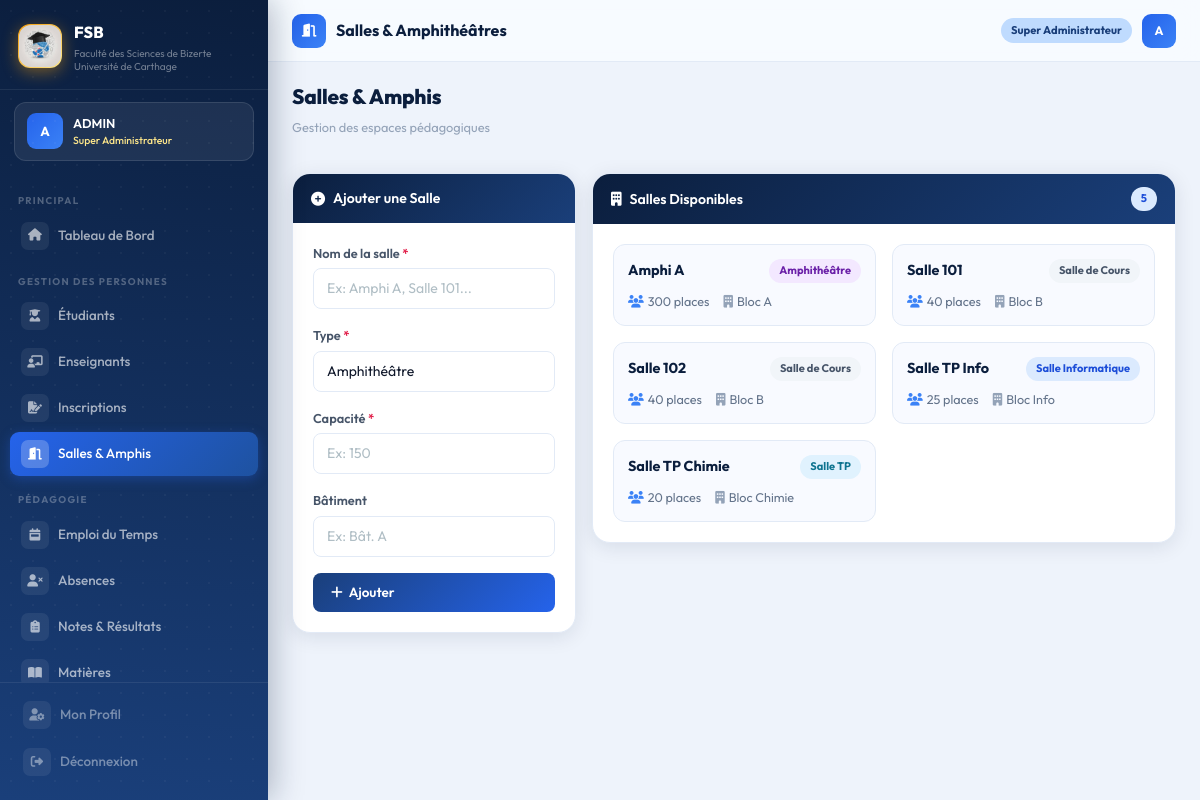
Page /dashboard/salles/ (signed in) on the committed database.
### accounts/models.py (models this page shows, shortened)
class CustomUser(AbstractUser):
    ROLE_CHOICES = [
        ('super_admin',  'Super Administrateur'),
        ('admin',        'Administrateur'),
        ('scolarite',    'Agent Scolarité'),
        ('chef_dept',    'Chef de Département'),
        ('doyen',        'Doyen / Vice-Doyen'),
    ]
    role = models.CharField(
        max_length=20,
        choices=ROLE_CHOICES,
        default='scolarite'
    )
    telephone = models.CharField(max_length=20, blank=True)
    departement = models.CharField(max_length=50, blank=True)

### administration/models.py (models this page shows, shortened)
class Salle(models.Model):
    TYPE_CHOICES = [
        ('amphi', 'Amphithéâtre'),
        ('salle', 'Salle de Cours'),
        ('tp',    'Salle TP'),
        ('info',  'Salle Informatique'),
    ]
    nom        = models.CharField(max_length=50)
    type_salle = models.CharField(max_length=10, choices=TYPE_CHOICES)
    capacite   = models.IntegerField()
    batiment   = models.CharField(max_length=50, blank=True)

### administration/views.py (the view, shortened to what this page needs)
@login_required
def gestion_salles(request):
    return render(request, 'administration/salles.html', {
        'salles': Salle.objects.all(),
    })

### templates/administration/salles.html (shortened to what this page needs)
{% extends 'base.html' %}
{% block page_icon %}<i class="fas fa-door-open"></i>{% endblock %}
{% block page_title %}Salles & Amphithéâtres{% endblock %}
{% block content %}
<div class="page-header">
  <div><h1>Salles & Amphis</h1><p class="sub">Gestion des espaces pédagogiques</p></div>
</div>
<div class="row g-3">
  <div class="col-lg-4">
    <div class="card-fsb fu">
      <div class="card-fsb-header">
        <div class="header-left"><i class="fas fa-plus-circle"></i> Ajouter une Salle</div>
      </div>
      <div class="card-fsb-body">
        <form method="post">
          <div class="form-group">
            <label class="form-label">Nom de la salle <span style="color:#e11d48">*</span></label>
            <input type="text" name="nom" class="form-control" placeholder="Ex: Amphi A, Salle 101..." required>
          </div>
          <div class="form-group">
            <label class="form-label">Type <span style="color:#e11d48">*</span></label>
            <select name="type_salle" class="form-select" required>
              <option value="amphi">Amphithéâtre</option>
            </select>
          </div>
          <div class="form-group">
            <label class="form-label">Capacité <span style="color:#e11d48">*</span></label>
            <input type="number" name="capacite" class="form-control" placeholder="Ex: 150" min="1" required>
          </div>
          <div class="form-group">
            <label class="form-label">Bâtiment</label>
            <input type="text" name="batiment" class="form-control" placeholder="Ex: Bât. A">
          </div>
          <button type="submit" class="btn-primary-fsb w-100">
            <i class="fas fa-plus"></i> Ajouter
          </button>
        </form>
      </div>
    </div>
  </div>
  <div class="col-lg-8">
    <div class="card-fsb fu fu2">
      <div class="card-fsb-header">
        <div class="header-left"><i class="fas fa-building"></i> Salles Disponibles</div>
        <span class="badge-pill b-blue">{{ salles.count }}</span>
      </div>
      <div class="card-fsb-body">
        <div class="row g-3">
          {% for salle in salles %}
          <div class="col-md-6">
            <div style="background:#f8faff;border:1px solid #e2eaf6;border-radius:12px;padding:14px;transition:all 0.2s"
                 onmouseover="this.style.borderColor='#2563eb';this.style.background='#eff6ff'"
                 onmouseout="this.style.borderColor='#e2eaf6';this.style.background='#f8faff'">
              <div style="display:flex;align-items:center;justify-content:space-between;margin-bottom:8px">
                <div style="font-weight:700;color:#0b1e3d;font-size:0.9rem">{{ salle.nom }}</div>
                <span class="badge-pill
                  {% if salle.type_salle == 'amphi' %}b-purple
                  {% elif salle.type_salle == 'info' %}b-blue
                  {% elif salle.type_salle == 'tp' %}b-cyan
                  {% else %}b-gray{% endif %}">
                  {{ salle.get_type_salle_display }}
                </span>
              </div>
              <div style="display:flex;gap:14px;font-size:0.79rem;color:#64748b">
                <span><i class="fas fa-users me-1" style="color:#3b82f6"></i>{{ salle.capacite }} places</span>
                {% if salle.batiment %}
                <span><i class="fas fa-building me-1" style="color:#94a3b8"></i>{{ salle.batiment }}</span>
                {% endif %}
              </div>
            </div>
          </div>
          {% endfor %}
        </div>
      </div>
    </div>
  </div>
</div>
{% endblock %}

### templates/base.html (shortened to what this page needs)
<!DOCTYPE html>
<html lang="fr">
<head>
    <link href="https://cdn.jsdelivr.net/npm/bootstrap@5.3.2/dist/css/bootstrap.min.css" rel="stylesheet">
    <link href="https://cdnjs.cloudflare.com/ajax/libs/font-awesome/6.5.0/css/all.min.css" rel="stylesheet">
    {% load static %}
    <link rel="stylesheet" href="{% static 'css/fsb.css' %}">
</head>
<body>
    {% if user.is_authenticated %}
    <aside class="sidebar" id="sidebar">
        <div class="sidebar-brand">
            <div class="brand-logo">
                <img src="{% static 'images/logo-fsb.jpg' %}" alt="Logo FSB" width="42" height="42"
                    style="border-radius: 12px; object-fit: cover;">
            </div>
            <div>
                <div class="brand-name">FSB</div>
                <div class="brand-desc">Faculté des Sciences de Bizerte<br>Université de Carthage</div>
            </div>
        </div>
        <div class="sidebar-user">
            <div class="user-avatar">{{ user.first_name|first|upper }}{{ user.last_name|first|upper }}</div>
            <div>
                <div class="user-fullname">{{ user.get_full_name|truncatechars:22 }}</div>
                <div class="user-role-badge">{{ user.get_role_display }}</div>
            </div>
        </div>
        <nav class="sidebar-nav">
            <span class="nav-section">Principal</span>
            <a href="{% url 'administration:dashboard' %}"
                class="sidebar-link {% if request.resolver_match.url_name == 'dashboard' %}active{% endif %}">
                <span class="s-icon"><i class="fas fa-home"></i></span>Tableau de Bord
            </a>
            <span class="nav-section">Gestion des Personnes</span>
            <a href="{% url 'administration:liste_etudiants' %}"
                class="sidebar-link {% if 'etudiants' in request.path %}active{% endif %}">
                <span class="s-icon"><i class="fas fa-user-graduate"></i></span>Étudiants
            </a>
            <a href="{% url 'administration:liste_enseignants' %}"
                class="sidebar-link {% if 'enseignants' in request.path %}active{% endif %}">
                <span class="s-icon"><i class="fas fa-chalkboard-teacher"></i></span>Enseignants
            </a>
            <a href="{% url 'administration:inscriptions' %}"
                class="sidebar-link {% if 'inscriptions' in request.path %}active{% endif %}">
                <span class="s-icon"><i class="fas fa-file-signature"></i></span>Inscriptions
            </a>
            <a href="{% url 'administration:salles' %}"
                class="sidebar-link {% if 'salles' in request.path %}active{% endif %}">
                <span class="s-icon"><i class="fas fa-door-open"></i></span>Salles & Amphis
            </a>
            <span class="nav-section">Pédagogie</span>
            <a href="{% url 'pedagogie:emploi_du_temps' %}"
                class="sidebar-link {% if 'emploi' in request.path %}active{% endif %}">
                <span class="s-icon"><i class="fas fa-calendar-week"></i></span>Emploi du Temps
            </a>
            <a href="{% url 'pedagogie:absences' %}"
                class="sidebar-link {% if 'absences' in request.path %}active{% endif %}">
                <span class="s-icon"><i class="fas fa-user-times"></i></span>Absences
            </a>
            <a href="{% url 'pedagogie:notes' %}"
                class="sidebar-link {% if 'notes' in request.path %}active{% endif %}">
                <span class="s-icon"><i class="fas fa-clipboard-list"></i></span>Notes & Résultats
            </a>
            <a href="{% url 'pedagogie:matieres' %}"
                class="sidebar-link {% if 'matieres' in request.path %}active{% endif %}">
                <span class="s-icon"><i class="fas fa-book-open"></i></span>Matières
            </a>
        </nav>
        <div class="sidebar-footer">
            <a href="{% url 'accounts:profile' %}" class="sidebar-link" style="margin-bottom:3px">
                <span class="s-icon"><i class="fas fa-user-cog"></i></span>Mon Profil
            </a>
            <a href="{% url 'accounts:logout' %}" class="sidebar-link danger">
                <span class="s-icon"><i class="fas fa-sign-out-alt"></i></span>Déconnexion
            </a>
        </div>
    </aside>
    <div class="main-wrapper">
        <header class="topbar">
            <div class="topbar-left">
                <div class="topbar-icon">{% block page_icon %}<i class="fas fa-th"></i>{% endblock %}</div>
                <span class="topbar-title">{% block page_title %}Tableau de Bord{% endblock %}</span>
            </div>
            <div class="topbar-right">
                <span class="role-chip">{{ user.get_role_display }}</span>
                <a class="user-avatar"
                    style="width:34px;height:34px;font-size:0.77rem;border-radius:9px;cursor:pointer;display:inline-flex;align-items:center;justify-content:center;text-decoration:none"
                    href="{% url 'accounts:profile' %}">
                    {{ user.first_name|first|upper }}{{ user.last_name|first|upper }}
                </a>
            </div>
        </header>
        <div class="content-area">
            {% block content %}{% endblock %}
        </div>
    </div>
    {% else %}
    {% block full_content %}{% endblock %}
    {% endif %}
    {% load static %}
</body>
</html>

### rows in the picture
CustomUser: first_name|first "A", get_full_name "ADMIN", role "Super Administrateur"
Salle: nom "Amphi A", type_salle "Amphithéâtre", capacite "300", batiment "Bloc A"
Salle: nom "Salle 101", type_salle "Salle de Cours", capacite "40", batiment "Bloc B"
Salle: nom "Salle 102", type_salle "Salle de Cours", capacite "40", batiment "Bloc B"
Salle: nom "Salle TP Info", type_salle "Salle Informatique", capacite "25", batiment "Bloc Info"
Salle: nom "Salle TP Chimie", type_salle "Salle TP", capacite "20", batiment "Bloc Chimie"

### other values in the picture
{{ salles.count }} "5"
